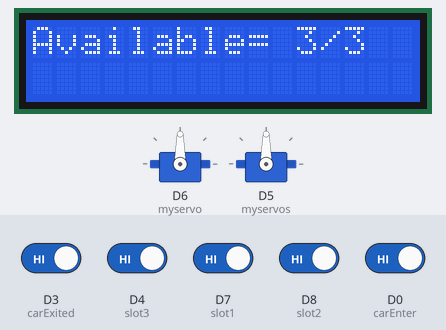
Recording of a sketch running on a simulated ESP8266 (NodeMCU). Shown: 2 × servo, 16×2 character LCD. Inputs (shaded band) come from the test bench; at power-on: D0 (carEnter), D3 (carExited), D4 (slot3), D7 (slot1), D8 (slot2) HIGH. WiFi joins after 1.5 s; servers stay silent unless stated; what the sketch prints to the serial monitor is not drawn.

Above: at 3.7 s.
3.8 s: D0 (carEnter) driven LOW
At 17.7 s:
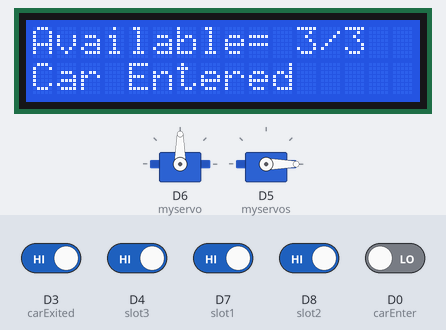
17.8 s: D3 (carExited) driven LOW and D0 (carEnter) driven HIGH
31.8 s: D4 (slot3) driven LOW
At 37.0 s:
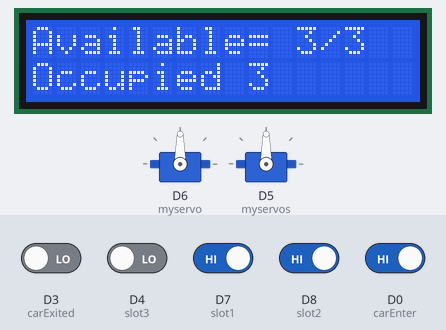
43.0 s: D4 (slot3) driven HIGH
At 48.6 s:
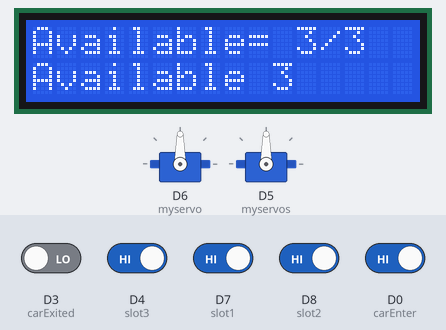
54.2 s: D8 (slot2) driven LOW
At 62.68 s:
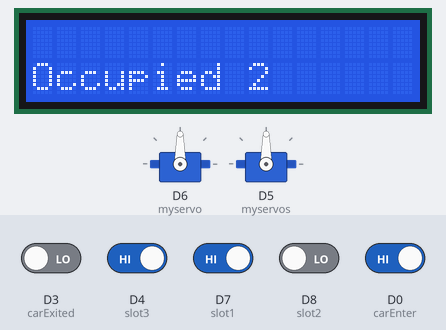
65.4 s: D7 (slot1) driven LOW
At 78.6 s:
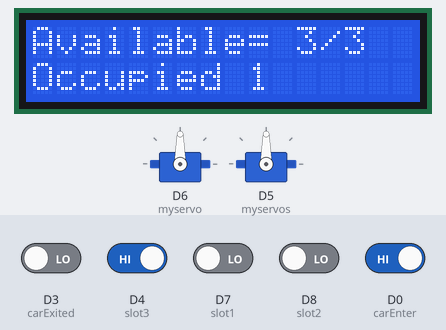
Timing chart, 0 to 80.1 s (numbered marks = the images above; inputs shaded):
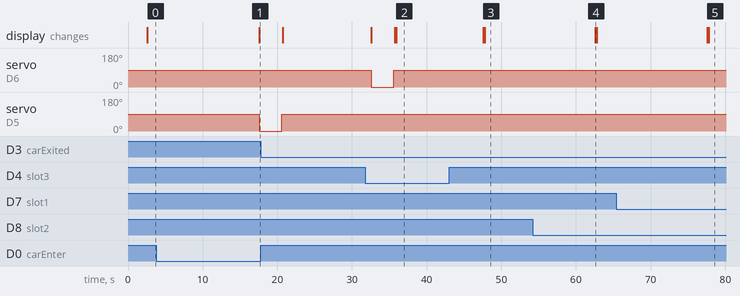

Measured:
- after the input at 3.8 s, servo on D5 (myservos): 90° → 0° after 13.8 s; the display: changes after 13.8 s (image 1)
- after the input at 31.8 s, the display: first differs from a run without the input after 4.0 s (image 2 shows a later state)
- after the input at 43.0 s, the display: first changes after 4.6 s (image 3 shows a later state)
- after the input at 54.2 s, the display: changes after 8.4 s (image 4)
- after the input at 65.4 s, the display: first changes after 12.2 s (image 5 shows a later state)

The sketch:

final.ino
```cpp
#include <ESP8266WiFi.h>
#include <Servo.h>
#include <LiquidCrystal_I2C.h>
#include <Wire.h>
#include <Firebase_ESP_Client.h>
#include "addons/TokenHelper.h"
#include "addons/RTDBHelper.h"

#define WIFI_SSID "redmi"        // input your home or public wifi name
#define WIFI_PASSWORD "12345678" // password for WiFi

#define API_KEY "AIzaSyCGWIkcgdr03SkgSItKoprpvV7Pl6Jpeq8"
#define DATABASE_URL "https://ledtest-f6186-default-rtdb.asia-southeast1.firebasedatabase.app/"

FirebaseData fbdo;
FirebaseAuth auth;
FirebaseConfig config;

LiquidCrystal_I2C lcd(0x27, 16, 2); // I2C display address 27 and 16x2 LCD display
Servo myservo;                     // Servo as gate for entry
Servo myservos;                    // Servo as gate for exit

int carEnter = D0;   // Entry sensor
int carExited = D3;  // Exit sensor
int slot1 = D7;       // slot 1
int slot2 = D8;       // slot 2
int slot3 = D4;        // Slot 3

boolean carEntry, carExit, s1, s2, s3;  //bool temp variables
int CLOSE_ANGLE = 90;  // The closing angle of the servo motor arm
int OPEN_ANGLE = 0;  // The opening angle of the servo motor arm

long duration, distance;

int countYes = 0;
int allSpace = 3;
int Empty;

boolean s1_occupied = false;
boolean s2_occupied = false;
boolean s3_occupied = false;

unsigned long sendDataPrevMillis = 0;
bool signupOK = false;

String msg1 = "Occupied";
String msg2 = "available";

void setup() {
  delay(1000);
  Serial.begin(115200); // Serial debugging

  Wire.begin(D2, D1);   // I2C start

  myservo.attach(D6);   // Servo pin to D6
  myservos.attach(D5);  // Servo pin to D5

  pinMode(slot1, INPUT); // IR sensor for slot1
  pinMode(slot2, INPUT);  // IR sensor for slot2
  pinMode(slot3, INPUT);  // IR sensor for slot3
  pinMode(carExited, INPUT); // IR sensor for exit as input
  pinMode(carEnter, INPUT);  // IR sensor for entry as input

  WiFi.begin(WIFI_SSID, WIFI_PASSWORD);
  Serial.print("Connecting to Wi-Fi");
  while (WiFi.status() != WL_CONNECTED) {
    Serial.print(".");
    delay(300);
  }
  Serial.println();
  Serial.print("Connected to IP: ");
  Serial.println(WiFi.localIP());
  Serial.println();

  config.api_key = API_KEY;
  config.database_url = DATABASE_URL;

  if (Firebase.signUp(&config, &auth, "", "")) { // Anonymous sign up
    Serial.println("SignUp OK");
    signupOK = true;
  } else {
    Serial.printf("%s\n", config.signer.signupError.message.c_str());
  }

  config.token_status_callback = tokenStatusCallback; // See addons/TokenHelper.h
  Firebase.begin(&config, &auth);
  Firebase.reconnectWiFi(true);

  lcd.begin(16, 2); // Begin LCD with the specified number of columns and rows
  lcd.backlight();
  //lcd.home();
  lcd.clear();
  //lcd.setCursor(0, 0); // 0th row and 0th column
  lcd.print("Smart Parking");
}

void loop() {
  if (Firebase.ready() && signupOK && (millis() - sendDataPrevMillis > 15000 || sendDataPrevMillis == 0)) {
    sendDataPrevMillis = millis();

    //delayMicroseconds(2);

   carEntry= !digitalRead(carEnter);
   carExit = !digitalRead(carExited);
   s1 = !digitalRead(slot1);
   s2 = !digitalRead(slot2);
   s3 = !digitalRead(slot3);


    if (carEntry == 1) {               // If high, then count and send data
      countYes++;                         // Increment count
      if(countYes>3){
        Serial.print("Slots are Full\n");
        lcd.clear();
        lcd.setCursor(0, 1);
        lcd.print("Slots are Full");
        countYes--;
      }else{
      Serial.print("\nCar Entered \n");
      Serial.print("Total car =");
      Serial.println(countYes);
      lcd.setCursor(0, 1);
      lcd.print("Car Entered");
      myservos.write(OPEN_ANGLE);
      delay(3000);
      myservos.write(CLOSE_ANGLE);

      // Send updated count to Firebase
      if (Firebase.RTDB.setInt(&fbdo, "/ParkingStatus/countYes", countYes)) {
        Serial.print("Count successfully saved to: ");
        Serial.println(fbdo.dataPath());
      } else {
        Serial.println("FAILED: " + fbdo.errorReason());
      }
      lcd.clear();
    }
    }

    if (carExit == 1) {                // If high, then count and send data
      countYes--;                         // Decrement count
      if(countYes<0){
        countYes++;
      }else{
      Serial.print("Car Exit\n");
      Serial.print("Total car =");
      Serial.println(countYes);
      lcd.clear();
      lcd.setCursor(0, 1);
      lcd.print("Car Exit");
      myservo.write(OPEN_ANGLE);
      delay(3000);
      myservo.write(CLOSE_ANGLE);

      // Send updated count to Firebase
      if (Firebase.RTDB.setInt(&fbdo, "/ParkingStatus/countYes", countYes)) {
        Serial.print("Count successfully saved to: ");
        Serial.println(fbdo.dataPath());
      } else {
        Serial.println("FAILED: " + fbdo.errorReason());
      }
      lcd.clear();
    }
  }

    Empty = allSpace - countYes; // Calculate available spaces


    if (s1 == 1 && s1_occupied == false) {
          Serial.println("Occupied 1");
          lcd.clear();
          lcd.setCursor(0, 1);
          lcd.print("Occupied 1");
          s1_occupied = true;

          if (Firebase.RTDB.setString(&fbdo, "/ParkingStatus/slot1", msg1)) {
          Serial.print("parking slot successfully saved to: ");
          Serial.println(fbdo.dataPath());
          } else {
            Serial.println("FAILED: " + fbdo.errorReason());
          }
      }
    if(s1 == 0 && s1_occupied == true) {
       Serial.println("Available 1");
        lcd.clear();
        lcd.setCursor(0, 1);
        lcd.print("Available 1");
        s1_occupied = false;

        if (Firebase.RTDB.setString(&fbdo, "/ParkingStatus/slot1", msg2)) {
        Serial.print("parking slot successfully saved to: ");
        Serial.println(fbdo.dataPath());
        } else {
          Serial.println("FAILED: " + fbdo.errorReason());
        }
    }


  if (s2 == 1 && s2_occupied == false) {
        Serial.println("Occupied 2 ");
        lcd.clear();
        lcd.setCursor(0, 1);
        lcd.print("Occupied 2");
        s2_occupied = true;

        if (Firebase.RTDB.setString(&fbdo, "/ParkingStatus/slot2", msg1)) {
        Serial.print("parking slot successfully saved to: ");
        Serial.println(fbdo.dataPath());
        } else {
          Serial.println("FAILED: " + fbdo.errorReason());
        }
    }
  if(s2 == 0 && s2_occupied == true) {
       Serial.println("Available 2");
        lcd.clear();
        lcd.setCursor(0, 1);
        lcd.print("Available 2");
        s2_occupied = false;

        if (Firebase.RTDB.setString(&fbdo, "/ParkingStatus/slot2", msg2)) {
        Serial.print("parking slot successfully saved to: ");
        Serial.println(fbdo.dataPath());
        } else {
          Serial.println("FAILED: " + fbdo.errorReason());
        }
  }


  if (s3 == 1 && s3_occupied == false) {
        Serial.println("Occupied 3");
        lcd.clear();
        lcd.setCursor(0, 1);
        lcd.print("Occupied 3");
        s3_occupied = true;

        if (Firebase.RTDB.setString(&fbdo, "/ParkingStatus/slot3", msg1)) {
        Serial.print("parking slot successfully saved to: ");
        Serial.println(fbdo.dataPath());
        } else {
          Serial.println("FAILED: " + fbdo.errorReason());
        }
    }
  if(s3 == 0 && s3_occupied == true) {
       Serial.println("Available 3");
        lcd.clear();
        lcd.setCursor(0, 1);
        lcd.print("Available 3");
        s3_occupied = false;

        if (Firebase.RTDB.setString(&fbdo, "/ParkingStatus/slot3", msg2)) {
        Serial.print("parking slot successfully saved to: ");
        Serial.println(fbdo.dataPath());
        } else {
          Serial.println("FAILED: " + fbdo.errorReason());
        }
    }


    String Available = String("Available= ") + String(Empty) + String("/") + String(allSpace);
    String fireAvailable = String("Available=") + String(Empty) + String("/") + String(allSpace);

    //lcd.clear();
    lcd.setCursor(0, 0);
    lcd.print(Available); // Print available spaces on LCD

    // Send available spaces to Firebase
    if (Firebase.RTDB.setString(&fbdo, "/ParkingStatus/Available", fireAvailable)) {
      Serial.print("Availability successfully saved to: ");
      Serial.println(fbdo.dataPath());
    } else {
      Serial.println("FAILED: " + fbdo.errorReason());
    }
  }

  //delay(500); // Add a delay to avoid flooding the server with requests
}
```
